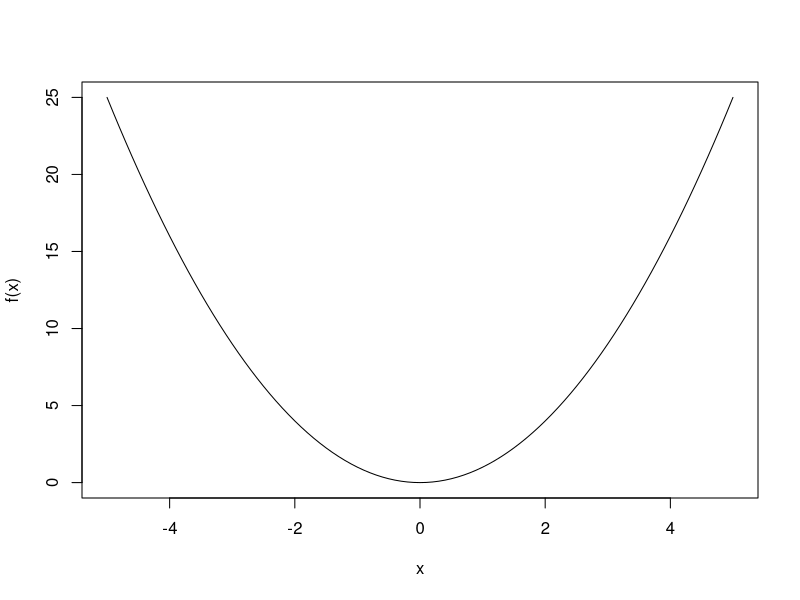
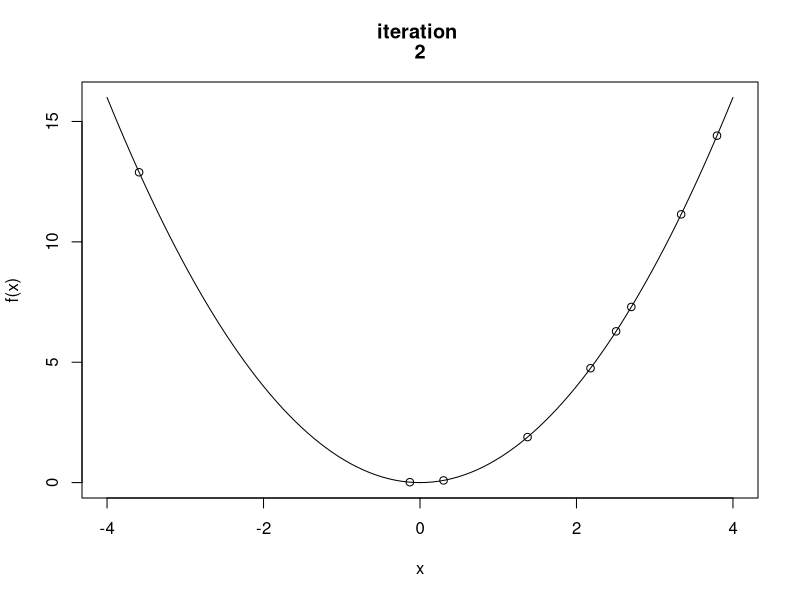
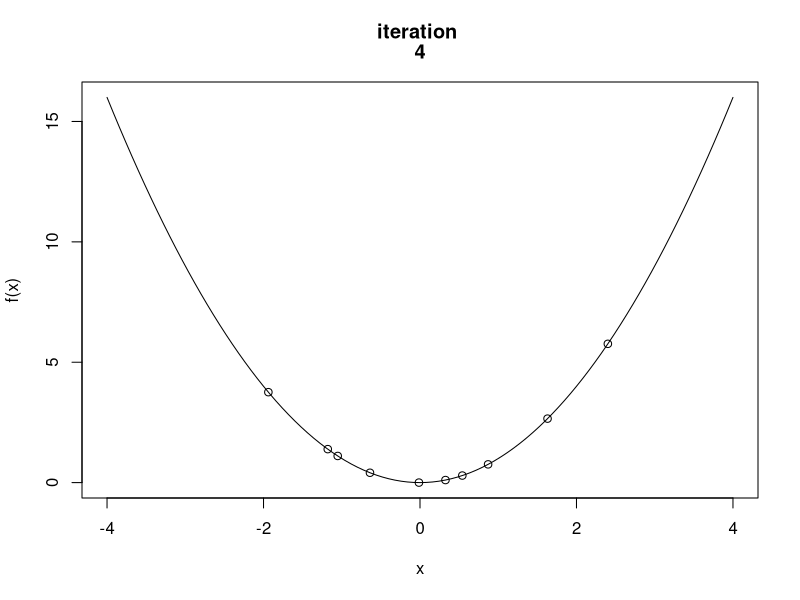
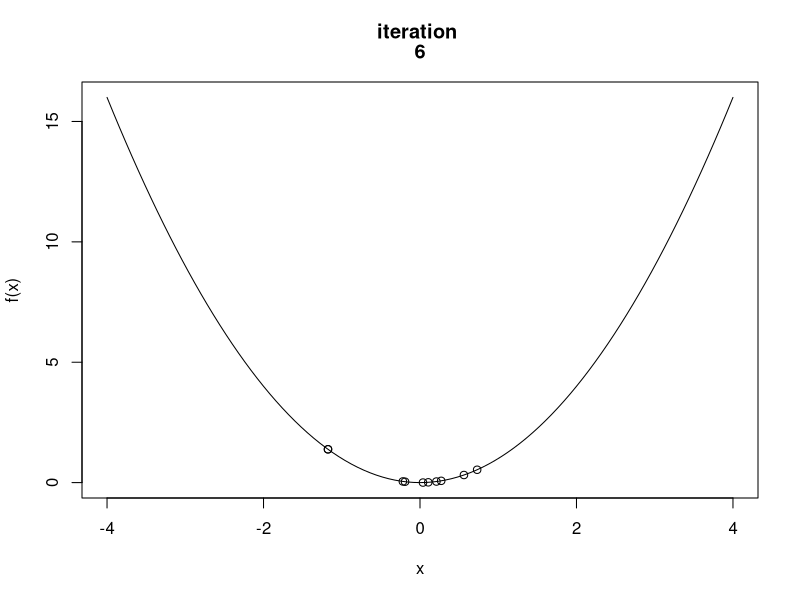
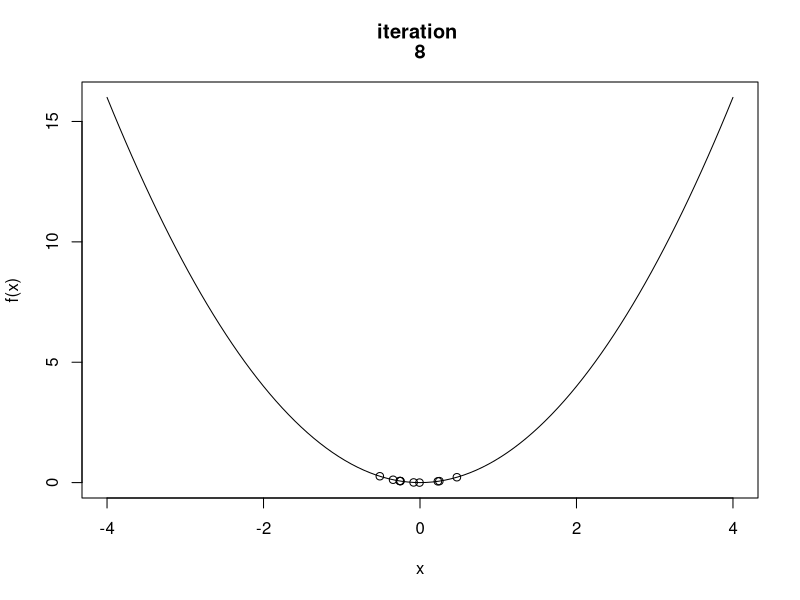
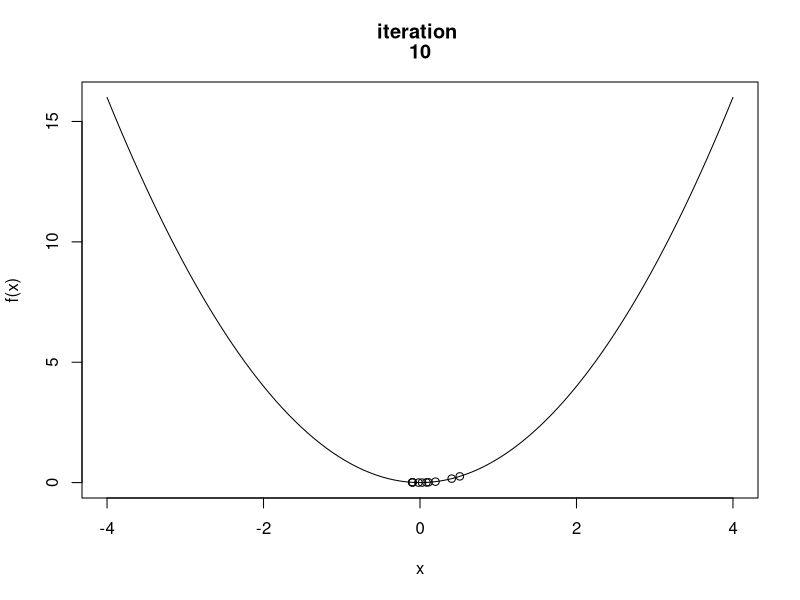
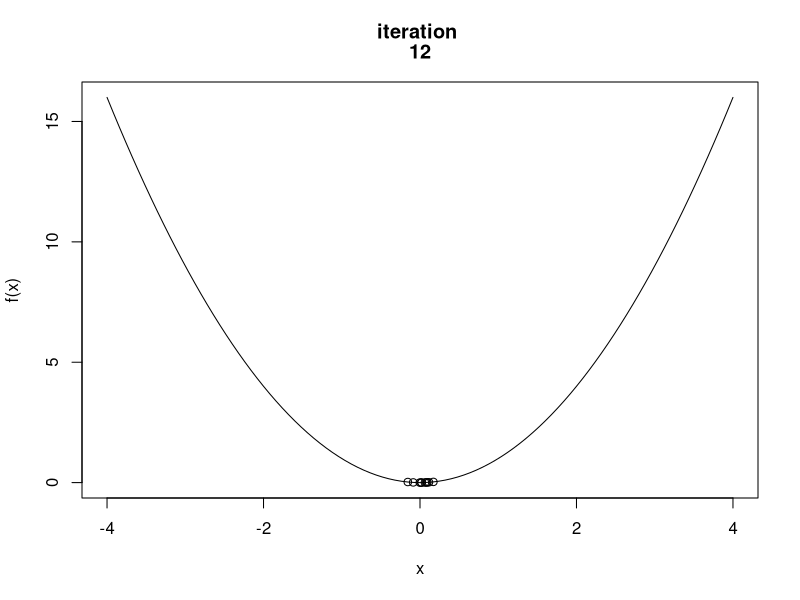
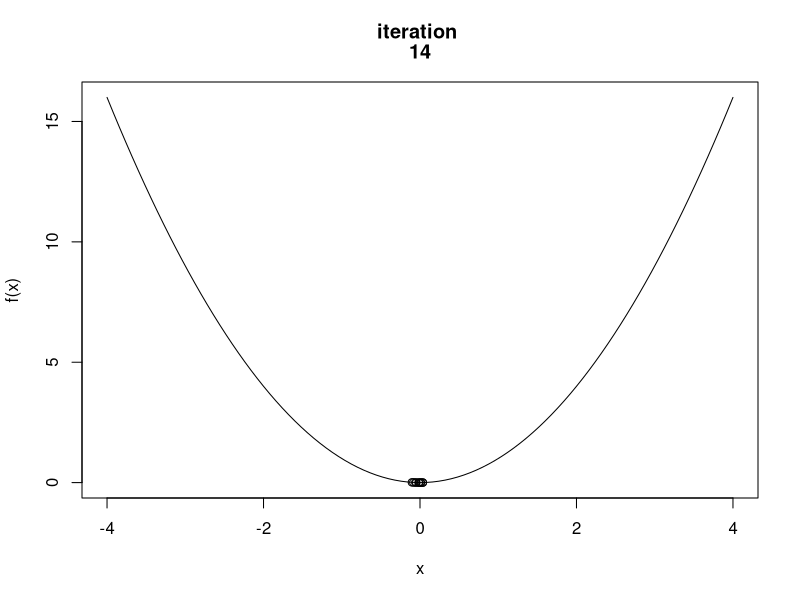

R code for these plots, in order:
## ---- chunk 1
knitr::opts_chunk$set(echo = TRUE)
## ---- chunk 2
set.seed(123)
#Simple function

f <- function(x){
  return(x^2)
}

curve(f(x),-5,5)

swarm <- function(S,lower, upper,omega,phiP,phiG){
  best_swarm <- lower
  #particle positions
  x <- rep(0,S)
  #particle best positions
  p <- rep(0,S)
  #particle velocities
  v <- rep(0,S)
  
  #for each particle i 
  for (i in 1:S){
    #initial position
    x[i] <- runif(1,lower,upper)
    p[i] <- x[i]
    
    if(f(p[i]) < f(best_swarm)){
      best_swarm <- p[i]
    }
    
    #initial velocity
    v[i] <- runif(1,-abs(upper-lower),abs(upper-lower))
  }
  #print(x)
  #print(p)
  #print(v)
  #print(best_swarm)
  for(j in 1:100){
    
    for (i in 1:S){
      rp <- runif(1,0,1)
      rg <- runif(1,0,1)
      
      v[i] <- omega*v[i] + phiP*rp*(p[i]-x[i]) + phiG*rg*(best_swarm-x[i])
      
      x[i] <- x[i] + v[i]
      
      if (f(x[i]) < f(p[i])){
        p[i] <- x[i]
        
        #update best position in the swarm
        if (f(p[i]) < f(best_swarm)){
          best_swarm <- p[i]
        }
      }
    }
    if(j%%2 == 0 && j < 20){
      curve(f,lower,upper,main = c("iteration ",j))
      points(x,f(x))
    }
    
  }
  cat("best x value: ",best_swarm,"\n")
  cat("minimum: ",f(best_swarm),"\n")
  cat("\n")
}

swarm(10,-4,4,.5,.5,.5)

#more complex function
f <- function(x){
  return(x^3 - 9*x)
}
curve(f,-2,4)

swarm(10,-2,4,.5,.5,.5)
